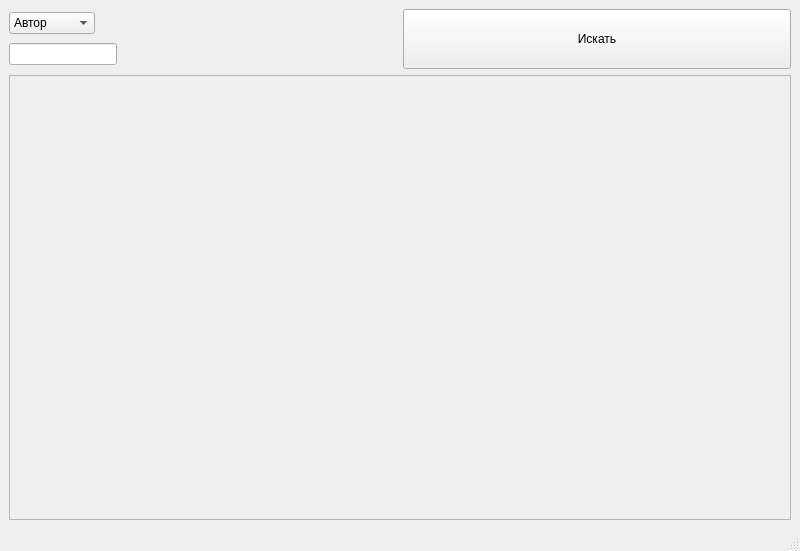
<?xml version="1.0" encoding="UTF-8"?>
<ui version="4.0">
 <class>MainWindow</class>
 <widget class="QMainWindow" name="MainWindow">
  <property name="geometry">
   <rect>
    <x>0</x>
    <y>0</y>
    <width>800</width>
    <height>551</height>
   </rect>
  </property>
  <property name="windowTitle">
   <string>MainWindow</string>
  </property>
  <widget class="QWidget" name="centralwidget">
   <layout class="QVBoxLayout" name="verticalLayout_3">
    <item>
     <layout class="QHBoxLayout" name="horizontalLayout">
      <item>
       <layout class="QVBoxLayout" name="verticalLayout_2">
        <item alignment="Qt::AlignLeft">
         <widget class="QComboBox" name="selectSort">
          <item>
           <property name="text">
            <string>Автор</string>
           </property>
          </item>
          <item>
           <property name="text">
            <string>Название</string>
           </property>
          </item>
         </widget>
        </item>
        <item alignment="Qt::AlignLeft">
         <widget class="QLineEdit" name="sortBy"/>
        </item>
       </layout>
      </item>
      <item>
       <widget class="QPushButton" name="findButton">
        <property name="minimumSize">
         <size>
          <width>0</width>
          <height>60</height>
         </size>
        </property>
        <property name="maximumSize">
         <size>
          <width>16777215</width>
          <height>60</height>
         </size>
        </property>
        <property name="text">
         <string>Искать</string>
        </property>
       </widget>
      </item>
     </layout>
    </item>
    <item>
     <widget class="QScrollArea" name="result">
      <property name="widgetResizable">
       <bool>true</bool>
      </property>
      <widget class="QWidget" name="scrollAreaWidgetContents">
       <property name="geometry">
        <rect>
         <x>0</x>
         <y>0</y>
         <width>776</width>
         <height>407</height>
        </rect>
       </property>
       <layout class="QVBoxLayout" name="verticalLayout"/>
      </widget>
     </widget>
    </item>
   </layout>
  </widget>
  <widget class="QMenuBar" name="menubar">
   <property name="geometry">
    <rect>
     <x>0</x>
     <y>0</y>
     <width>800</width>
     <height>26</height>
    </rect>
   </property>
  </widget>
  <widget class="QStatusBar" name="statusbar"/>
 </widget>
 <resources/>
 <connections/>
</ui>
